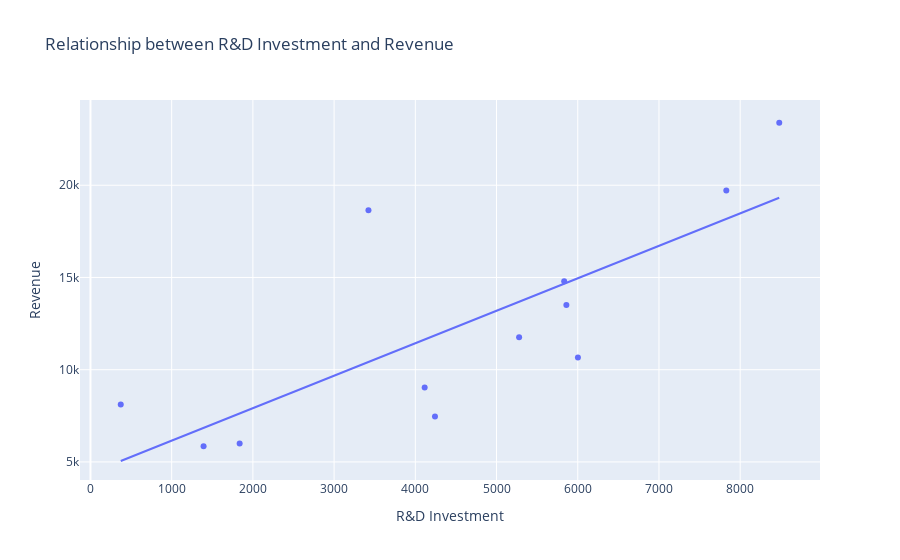

The notebook cell saved with this chart:
### Markdown cell above
**1. Statement for Simple Linear Regression (SLR) in Python with pandas and plotly**  

The objective of this exercise is to analyze the relationship between two variables, **billing (Y) and investment in R&D&I (X)**, using a **simple linear regression model**. The dataset required for this analysis is provided in the PDF file **Regresion_ANOVA_MTD_2021_2022.pdf**, specifically in the section **"SLR Example: Billing and Investment in R&D&I"**. We will use **pandas** for data manipulation and analysis, along with **plotly** for interactive visualization of the results.  

This analysis should include an initial statistical exploration of the data, fitting a linear regression model, generating a scatter plot with the fitted line, and adding a **text box in the visualization** that displays the regression equation and the coefficient of determination ($R^2$).  

**Evaluation Criteria**  

1. **Data Extraction and Exploration**  
   - Extract the dataset from the **"SLR Example: Billing and Investment in R&D&I"** section of the **Regresion_ANOVA_MTD_2021_2022.pdf** file.  
   - Enter the **billing (Y) and investment in R&D&I (X)** data into a **pandas DataFrame**.  
   - Display a statistical summary including **mean, variance, and covariance**.  

2. **Initial Visualization**  
   - Generate an **interactive scatter plot using plotly** to observe the relationship between **investment (X)** and **billing (Y)**.  

3. **Linear Regression Calculation**  
   - Use the **least squares method** to determine the regression coefficients:  
     - **Slope ($\beta_1$)**: Measures how much billing increases for each additional euro invested in R&D&I.  
     - **Intercept ($\beta_0$)**: Represents the expected billing when there is no investment in R&D&I.  
   - Compute the **coefficient of determination ($R^2$)** to evaluate model accuracy.  

4. **Final Graph Generation**  
   - Display the **regression line** on the scatter plot.  
   - Include an **enclosed text box** in the plot showing:  
     - The regression equation in the form $Y = \beta_0 + \beta_1 X$.  
     - The coefficient of determination $R^2$.  

5. **Final Results Table**  
   - Present the original dataset (from the **"SLR Example: Billing and Investment in R&D&I"** section) along with three additional rows containing:  
     - **Mean of $X$ (investment in R&D&I) and $Y$ (billing)**.  
     - **Variance of $X$ and $Y$**.  
     - **Covariance between $X$ and $Y$**.

### Code cell
import pandas as pd
import plotly.express as px
import statsmodels.api as sm

# Create DataFrame with data extracted from the PDF
data = {
    "Revenue_Y": [8111, 7462, 9030, 13505, 14801, 10664, 6005, 5853, 19720, 11759, 18640, 23388],
    "Investment_X": [373, 4242, 4115, 5860, 5833, 6002, 1837, 1393, 7829, 5278, 3423, 8481]
}

df = pd.DataFrame(data)

# Fit linear regression model
X = sm.add_constant(df["Investment_X"])  # Add constant for intercept term
y = df["Revenue_Y"]
model = sm.OLS(y, X).fit()

# Visualize data in a scatter plot with a trendline
fig = px.scatter(df, x="Investment_X", y="Revenue_Y", trendline="ols", 
                 title="Relationship between R&D Investment and Revenue",
                 labels={"Investment_X": "R&D Investment", "Revenue_Y": "Revenue"})
fig.show()


# Display model summary
print(model.summary())

# Regression interpretation
print("\nModel Interpretation:")
print(f"Regression equation: Y = {model.params[0]:.2f} + {model.params[1]:.2f}X")
print(f"Coefficient of determination (R²): {model.rsquared:.3f}")
print(f"Model p-value: {model.pvalues[1]:.5f}")
print(f"The slope coefficient indicates that for each additional euro invested in R&D, revenue increases by {model.params[1]:.2f} euros.")

### Figure 1 — Plotly figure (JSON) as saved in the notebook; plotly's stock layout.template omitted (floating-point values rounded to 4 significant figures)
{"data": [{"hovertemplate": "R&D Investment=%{x}<br>Revenue=%{y}<extra></extra>", "legendgroup": "", "marker": {"color": "#636efa", "symbol": "circle"}, "mode": "markers", "name": "", "orientation": "v", "showlegend": false, "type": "scatter", "x": [373, 4242, 4115, 5860, 5833, 6002, 1837, 1393, 7829, 5278, 3423, 8481], "xaxis": "x", "y": [8111, 7462, 9030, 13505, 14801, 10664, 6005, 5853, 19720, 11759, 18640, 23388], "yaxis": "y"}, {"hovertemplate": "<b>OLS trendline</b><br>Revenue_Y = 1.76008 * Investment_X + 4393.45<br>R<sup>2</sup>=0.587200<br><br>R&D Investment=%{x}<br>Revenue=%{y} <b>(trend)</b><extra></extra>", "legendgroup": "", "marker": {"color": "#636efa", "symbol": "circle"}, "mode": "lines", "name": "", "showlegend": false, "type": "scatter", "x": [373, 1393, 1837, 3423, 4115, 4242, 5278, 5833, 5860, 6002, 7829, 8481], "xaxis": "x", "y": [5050.0, 6845.0, 7627.0, 10420.0, 11640.0, 11860.0, 13680.0, 14660.0, 14710.0, 14960.0, 18170.0, 19320.0], "yaxis": "y"}], "layout": {"legend": {"tracegroupgap": 0}, "title": {"text": "Relationship between R&D Investment and Revenue"}, "xaxis": {"anchor": "y", "domain": [0, 1], "title": {"text": "R&D Investment"}}, "yaxis": {"anchor": "x", "domain": [0, 1], "title": {"text": "Revenue"}}}}
